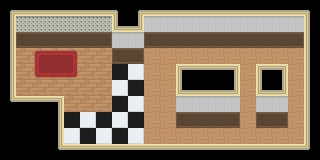

Rendered tile map (Tiled .tmx) drawn with the repository's tilesets; below, a short description and the full map source, tile grids included:
An orthogonal 20x10 tile map with 16x16 px tiles, 1 tile layer (Tile Layer 1).

<map version="1.5" tiledversion="1.5.0" orientation="orthogonal" renderorder="right-down" width="20" height="10" tilewidth="16" tileheight="16" infinite="0" nextlayerid="2" nextobjectid="1">
 <tileset firstgid="1" source="tileset.tsx" />
 <layer id="1" name="Tile Layer 1" width="20" height="10">
  <data encoding="csv">
75,72,72,72,72,72,72,74,75,72,72,72,72,72,72,72,72,72,72,74,
59,5,5,5,5,5,5,71,73,4,4,4,4,4,4,4,4,4,4,57,
59,15,2,2,2,2,16,4,4,15,2,2,2,2,2,2,2,2,16,57,
59,1,85,86,87,1,1,15,16,31,31,31,31,31,31,31,31,31,31,57,
59,1,99,100,101,1,1,29,30,31,31,43,44,44,45,31,43,45,31,57,
59,1,1,1,1,1,1,30,29,31,31,71,72,72,73,31,71,73,31,57,
61,44,44,45,1,1,1,29,30,31,31,4,4,4,4,31,4,4,31,57,
112,112,112,59,29,30,29,30,29,31,31,15,2,2,16,31,15,16,31,57,
112,112,112,59,30,29,30,29,30,31,31,31,31,31,31,31,31,31,31,57,
112,112,112,61,44,44,44,44,44,44,44,44,44,44,44,44,44,44,44,60
</data>
 </layer>
</map>